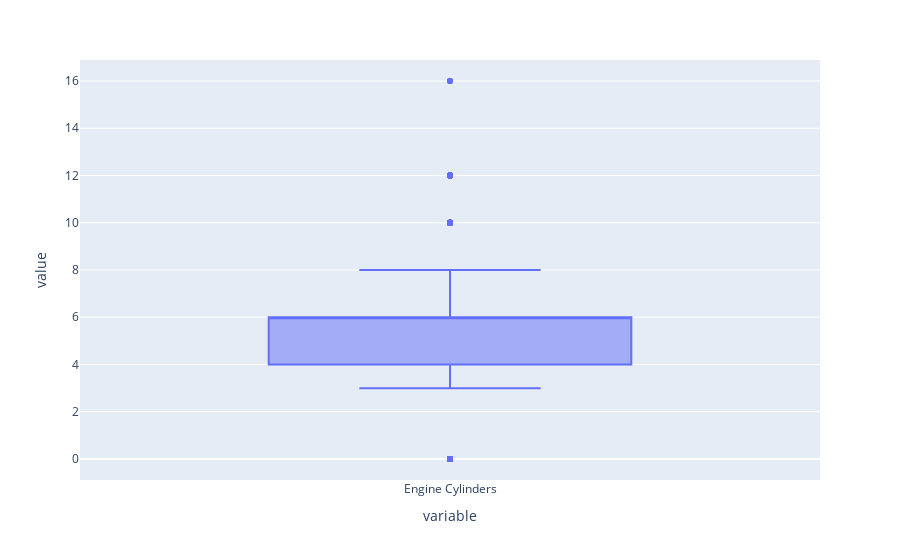

Write notebook code for a chart like this one.
### Code cell
fig = px.box(df['Engine Cylinders'])
fig.show()

### Figure 1 — Plotly figure (JSON) as saved in the notebook; plotly's stock layout.template omitted (floating-point values rounded to 4 significant figures; data arrays with more than 128 entries replaced by an {"elided": "..."} marker saying what was removed)
{"data": [{"alignmentgroup": "True", "hovertemplate": "variable=%{x}<br>value=%{y}<extra></extra>", "legendgroup": "", "marker": {"color": "#636efa"}, "name": "", "notched": false, "offsetgroup": "", "orientation": "v", "showlegend": false, "type": "box", "x": {"elided": "11914 str values"}, "x0": " ", "xaxis": "x", "y": {"elided": "11914 float values"}, "y0": " ", "yaxis": "y"}], "layout": {"boxmode": "group", "legend": {"tracegroupgap": 0}, "margin": {"t": 60}, "xaxis": {"anchor": "y", "domain": [0, 1], "title": {"text": "variable"}}, "yaxis": {"anchor": "x", "domain": [0, 1], "title": {"text": "value"}}}}
